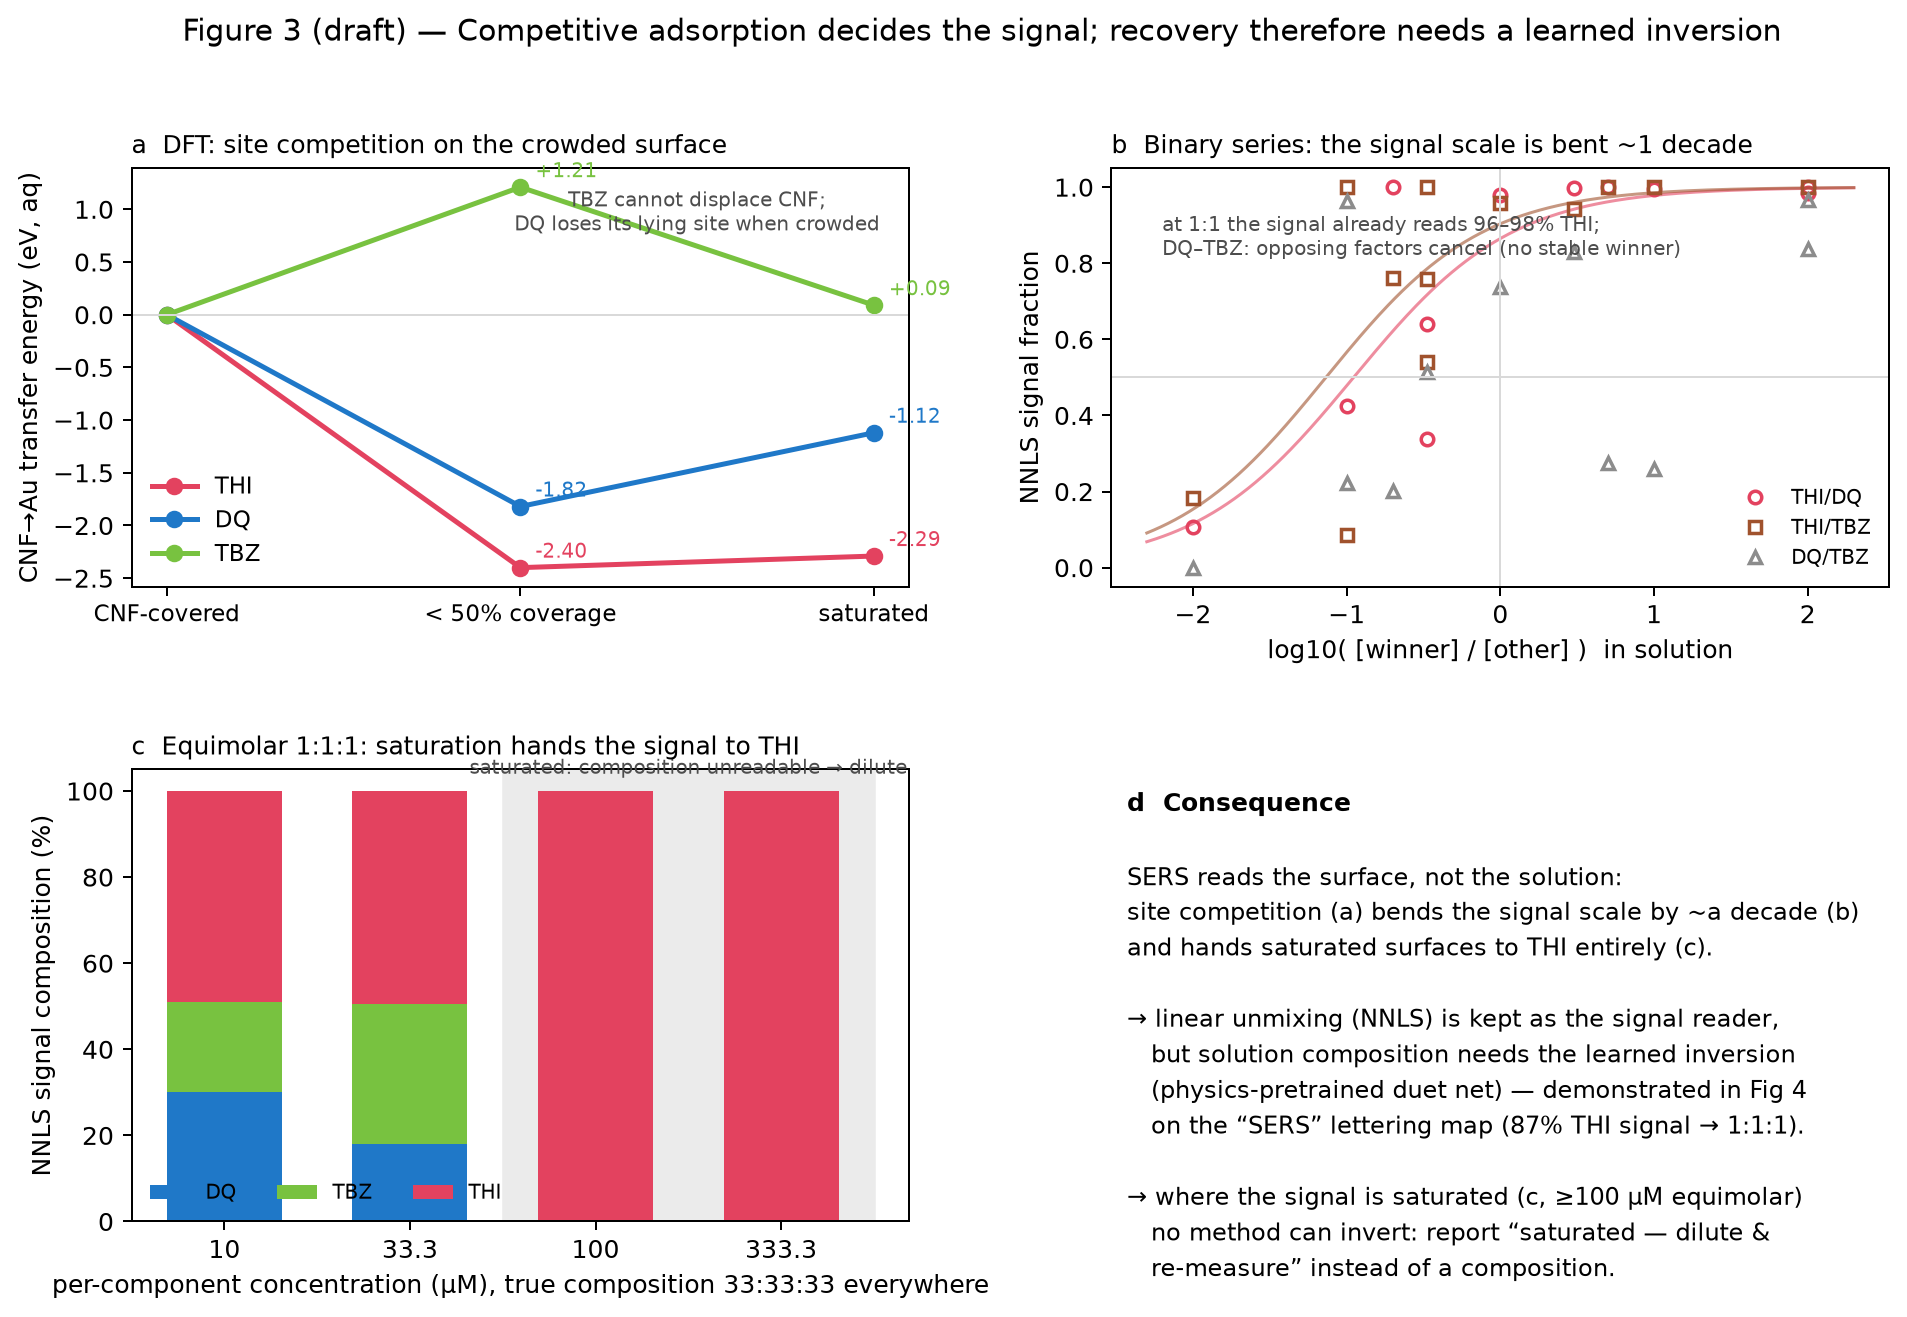

Write Python code to recreate this figure.
"""Figure 3 한 장 초안 — "경쟁 흡착이 신호를 결정한다 → 그래서 학습 역변환".

  (a) DFT 에너지 다이어그램 (DFT_results_summary.md Fig 3b 값)      [계산]
  (b) 이원 응답곡선 — 비율 축 (binary_response.npz, 반복 포함)       [실측]
  (c) 등몰 희석 시리즈 — 총농도 축 (FINDINGS §4, 2조제 평균)         [실측]
  (d) 귀결 문장 상자 — 신호≠용액 → duet net, 포화는 가드 → Fig 4

  초안이다 — 최종 외형은 Origin(FIGURE_REDO 워크플로). 주장 수위는
  DFT_BINARY_RESPONSE 2026-11-09 반복 조제 절을 따른다(부호·자릿수만).

  실행:  ../../.venv/bin/python3 -u fig3_draft.py  →  fig3_draft.png
"""
import os as _os, sys as _sys
_sys.path.insert(0, _os.path.dirname(_os.path.abspath(__file__)))
import os
import numpy as np
import matplotlib
matplotlib.use("Agg")
import matplotlib.pyplot as plt

HERE = os.path.dirname(os.path.abspath(__file__))
COL = {"DQ": "#1f78c8", "TBZ": "#78c240", "THI": "#e3425f"}

# (a) CNF→금 이동 에너지 (eV): CNF 덮임(0) → 표면 여유 → 포화
STATES = ["CNF-covered", "< 50% coverage", "saturated"]
DFT = {"THI": [0, -2.40, -2.29], "DQ": [0, -1.82, -1.12], "TBZ": [0, +1.21, +0.09]}

# (c) 등몰 33/33/33 의 NNLS 신호 조성 (FINDINGS §4 · tert_nnls 2조제 평균, DQ/TBZ/THI)
EQ_UM = [10, 33.3, 100, 333.3]
EQ = np.array([[30.0, 21.0, 49.0], [18.1, 32.4, 49.4], [0, 0, 100], [0, 0, 100]])

fig = plt.figure(figsize=(12.6, 7.6))
gs = fig.add_gridspec(2, 2, height_ratios=[1, 1.08], hspace=0.42, wspace=0.26)

# ── (a) DFT 다이어그램 ──────────────────────────────────────────────────────
ax = fig.add_subplot(gs[0, 0])
xpos = [0, 1, 2]
for s, v in DFT.items():
    ax.plot(xpos, v, "o-", color=COL[s], lw=2, ms=6, label=s)
    for x_, y_ in zip(xpos[1:], v[1:]):
        ax.annotate(f"{y_:+.2f}", (x_, y_), textcoords="offset points",
                    xytext=(6, 4), fontsize=8, color=COL[s])
ax.axhline(0, color="0.85", lw=0.8)
ax.set_xticks(xpos); ax.set_xticklabels(STATES, fontsize=9)
ax.set_ylabel("CNF→Au transfer energy (eV, aq)")
ax.set_title("a  DFT: site competition on the crowded surface", fontsize=10, loc="left")
ax.legend(frameon=False, fontsize=9)
ax.text(1.5, 0.8, "TBZ cannot displace CNF;\nDQ loses its lying site when crowded",
        fontsize=8, color="0.3", ha="center")

# ── (b) 이원 응답곡선 ────────────────────────────────────────────────────────
ax = fig.add_subplot(gs[0, 1])
d = np.load(f"{HERE}/binary_response.npz", allow_pickle=True)
style = {"THI/DQ": (COL["THI"], "o"), "THI/TBZ": ("#a0522d", "s"), "DQ/TBZ": ("0.55", "^")}
gx = np.linspace(-2.3, 2.3, 300)
for name, x, f, x0, w in zip(d["pair"], d["x"], d["f"], d["x0"], d["w"]):
    c, m = style[str(name)]
    if str(name) != "DQ/TBZ":                       # 상쇄 쌍은 점만 (부호도 불안정)
        ax.plot(gx, 1 / (1 + np.exp(-(gx - x0) / w)), "-", color=c, lw=1.2, alpha=0.6)
    ax.plot(np.asarray(x, float), np.asarray(f, float), m, color=c, ms=5,
            mfc="none", mew=1.4, label=str(name))
ax.axvline(0, color="0.85", lw=0.8); ax.axhline(0.5, color="0.85", lw=0.8)
ax.set_xlabel("log10( [winner] / [other] )  in solution")
ax.set_ylabel("NNLS signal fraction")
ax.set_title("b  Binary series: the signal scale is bent ~1 decade", fontsize=10, loc="left")
ax.legend(frameon=False, fontsize=8, loc="lower right")
ax.text(-2.2, 0.93, "at 1:1 the signal already reads 96–98% THI;\nDQ–TBZ: opposing factors cancel (no stable winner)",
        fontsize=8, color="0.3", va="top")

# ── (c) 등몰 희석 시리즈 ─────────────────────────────────────────────────────
ax = fig.add_subplot(gs[1, 0])
xb = np.arange(len(EQ_UM))
bot = np.zeros(len(EQ_UM))
for i, s in enumerate(["DQ", "TBZ", "THI"]):
    ax.bar(xb, EQ[:, i], 0.62, bottom=bot, color=COL[s], label=s)
    bot += EQ[:, i]
ax.set_xticks(xb); ax.set_xticklabels([f"{u:g}" for u in EQ_UM])
ax.set_xlabel("per-component concentration (µM), true composition 33:33:33 everywhere")
ax.set_ylabel("NNLS signal composition (%)")
ax.set_title("c  Equimolar 1:1:1: saturation hands the signal to THI", fontsize=10, loc="left")
ax.legend(frameon=False, fontsize=8, ncol=3, loc="lower left")
ax.axvspan(1.5, 3.5, color="0.92", zorder=0)
ax.text(2.5, 104, "saturated: composition unreadable → dilute", ha="center", fontsize=8, color="0.3")

# ── (d) 귀결 ────────────────────────────────────────────────────────────────
ax = fig.add_subplot(gs[1, 1]); ax.set_axis_off()
ax.text(0.02, 0.95, "d  Consequence", fontsize=10, weight="bold", va="top")
ax.text(0.02, 0.80,
        "SERS reads the surface, not the solution:\n"
        "site competition (a) bends the signal scale by ~a decade (b)\n"
        "and hands saturated surfaces to THI entirely (c).\n\n"
        "→ linear unmixing (NNLS) is kept as the signal reader,\n"
        "   but solution composition needs the learned inversion\n"
        "   (physics-pretrained duet net) — demonstrated in Fig 4\n"
        "   on the “SERS” lettering map (87% THI signal → 1:1:1).\n\n"
        "→ where the signal is saturated (c, ≥100 µM equimolar)\n"
        "   no method can invert: report “saturated — dilute &\n"
        "   re-measure” instead of a composition.",
        fontsize=9.5, va="top", linespacing=1.5)

fig.suptitle("Figure 3 (draft) — Competitive adsorption decides the signal; "
             "recovery therefore needs a learned inversion", fontsize=12, y=0.99)
out = f"{HERE}/fig3_draft.png"
fig.savefig(out, dpi=180, bbox_inches="tight")
print("저장:", out)
